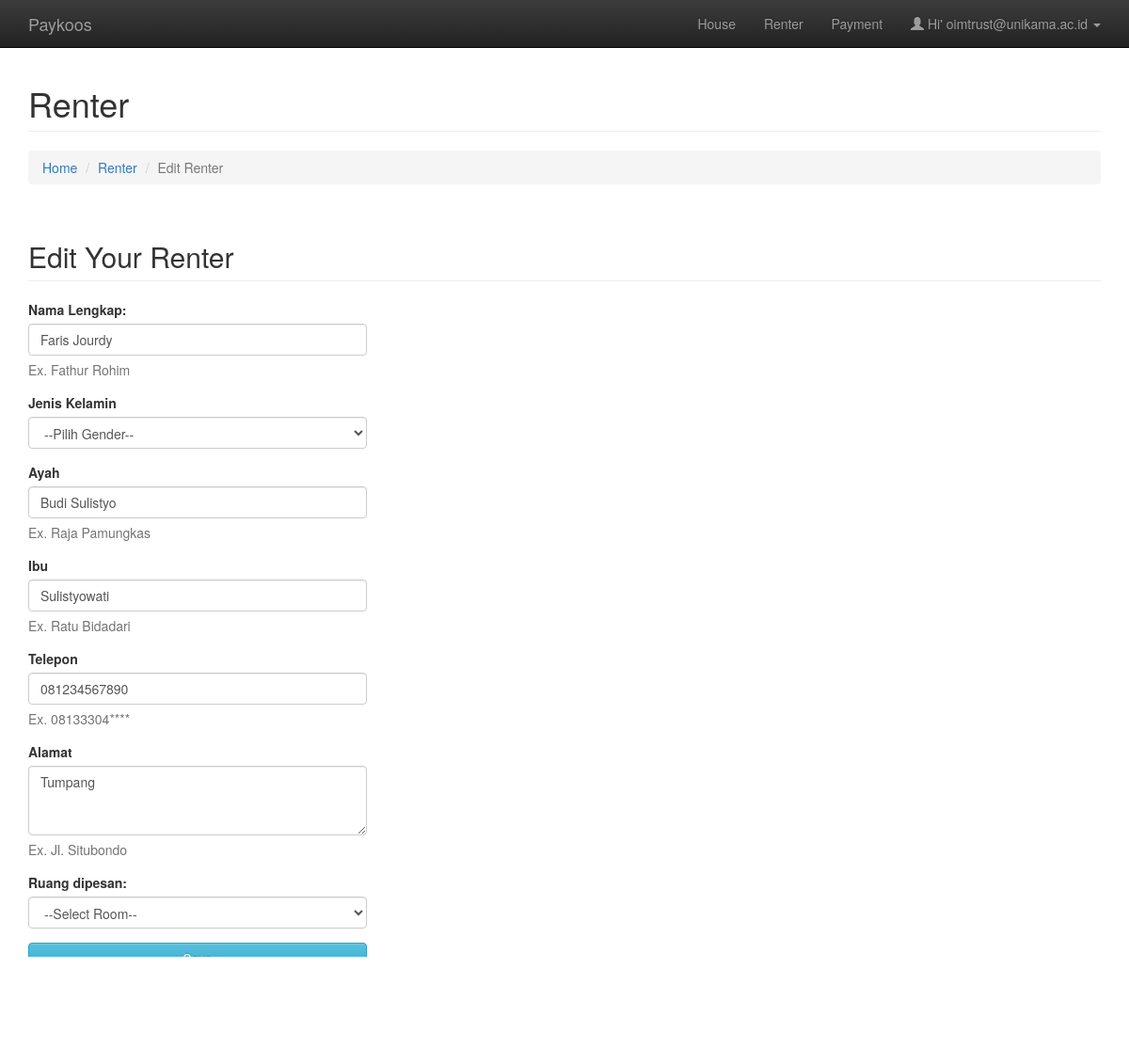
/owner-renter-edit.php?edit_idrenter=2 (signed in), run on the app's committed database.
### tables this page shows
CREATE TABLE `tbl_owner` (
  `id_owner` int(11) NOT NULL,
  `username` varchar(50) NOT NULL,
  `password` varchar(255) NOT NULL,
  `email` varchar(255) NOT NULL,
  `fullname` varchar(85) NOT NULL,
  `gender` varchar(15) NOT NULL,
  `phone` varchar(14) NOT NULL,
  `address` varchar(255) NOT NULL,
  `id_role` int(10) NOT NULL
);

CREATE TABLE `tbl_renter` (
  `id_renter` int(11) NOT NULL,
  `username` varchar(50) NOT NULL DEFAULT 'paykoos',
  `password` varchar(255) NOT NULL DEFAULT 'paykoos',
  `fullname` varchar(75) NOT NULL,
  `gender` varchar(15) NOT NULL,
  `father` varchar(75) NOT NULL,
  `mother` varchar(75) NOT NULL,
  `phone` varchar(14) NOT NULL,
  `address` varchar(255) NOT NULL,
  `id_role` int(10) NOT NULL,
  `id_owner` int(11) NOT NULL,
  `id_room` int(10) NOT NULL
);

### owner-renter-edit.php (called while the page is built, shortened)
<?php
	require_once 'app/config/class.owner.php';
	$auth_owner	= new OWNER();
	$id_owner	= $_SESSION['user_session'];
	$stmt	= $auth_owner->runQuery("SELECT * FROM tbl_owner WHERE id_owner=:id_owner");
	$stmt->execute(array(":id_owner"=>$id_owner));
	$ownerRow=$stmt->fetch(PDO::FETCH_ASSOC);
	if (isset($_GET['edit_idrenter']) && !empty($_GET['edit_idrenter'])) {
		$irenter 	= $_GET['edit_idrenter'];
		$stmt_edit	= $auth_owner->runQuery("SELECT * FROM tbl_renter WHERE id_renter =:irenter");
		$stmt_edit->execute(array('irenter'=>$irenter));
		$edit_row	= $stmt_edit->fetch(PDO::FETCH_ASSOC);
	}
	else {
		$auth_owner->redirect('owner-renter.php');
	}
	include 'app/view/header.php';
	include 'app/view/owner/menu-owner.php';
	include 'app/view/owner/renter-owner-edit.php';
	include 'app/view/footer.php';
 ?>

### app/config/class.owner.php (called while the page is built, shortened)
<?php
	class OWNER
	{
	    private $conn;
	    public function __construct()
	    {
	    	$database 	= new Database();
	    	$db 		= $database->dbConnection();
	    	$this->conn = $db;
	    }
	    public function runQuery($sql)
	    {
	    	$stmt	= $this->conn->prepare($sql);
	    	return $stmt;
	    }
	}
 ?>

### app/view/owner/renter-owner-edit.php (the view, shortened to what this page needs)
<div class="container">
        <div class="row">
            <div class="col-lg-12">
                <h1 class="page-header">Renter
                </h1>
                <ol class="breadcrumb">
                    <li><a href="owner-index.php">Home</a>
                    </li>
                    <li><a href="owner-renter.php" title="">Renter</a></li>
                    <li class="active">Edit Renter</li>
                </ol>
            </div>
        </div>
    <div class="row">
    	<div class="col-lg-12">
            <h2 class="page-header">Edit Your Renter</h2>
        </div>
        <div class="row">
        	<div class="col-lg-12">
            <form method="post">
	        	<div class="col-md-4">
	            	<div class="control-group form-group">
                        <div class="controls">
                            <label>Nama Lengkap:</label>
                            <input type="text" name="fullname" value="<?php echo $edit_row['fullname']; ?>" class="form-control" required>
                            <p class="help-block">Ex. Fathur Rohim</p>
                        </div>
                    </div>
                    <div class="control-group form-group">
                        <div class="controls">
                            <label>Jenis Kelamin</label>
                            <select name="gender" class="form-control">
                                <option value="">--Pilih Gender--</option>
                            </select>
                        </div>
                    </div>
                    <div class="control-group form-group">
                        <div class="controls">
                            <label>Ayah</label>
                            <input type="text" name="father" value="<?php echo $edit_row['father']; ?>" class="form-control" required>
                            <p class="help-block">Ex. Raja Pamungkas</p>
                        </div>
                    </div>
                    <div class="control-group form-group">
                        <div class="controls">
                            <label>Ibu</label>
                            <input type="text" name="mother" value="<?php echo $edit_row['mother']; ?>" class="form-control" required>
                            <p class="help-block">Ex. Ratu Bidadari</p>
                        </div>
                    </div>
                    <div class="control-group form-group">
                        <div class="controls">
                            <label>Telepon</label>
                            <input type="number" name="phone" value="<?php echo $edit_row['phone']; ?>" class="form-control" required>
                            <p class="help-block">Ex. 08133304****</p>
                        </div>
                    </div>
                    <div class="control-group form-group">
                        <div class="controls">
                            <label>Alamat</label>
                            <textarea name="address"  class="form-control" rows="3"><?php echo $edit_row['address']; ?></textarea>
                            <p class="help-block">Ex. Jl. Situbondo</p>
                        </div>
                    </div>
                    <div class="control-group form-group">
                        <div class="controls">
                            <label>Ruang dipesan:</label>
                            <select name="id_room" class="form-control">
                                <option selected="selected">--Select Room--</option>
                            </select>
                        </div>
                    </div>
                    <div class="control-group form-group">
                        <div class="controls">
                            <button type="submit" name="btn-update-renter" class="btn btn-info form-control">Save</button>
                        </div>
                    </div>
	            </div>
            </form>
	        </div>
        </div>
    </div>
</div>

### app/view/owner/menu-owner.php (shortened to what this page needs)
<nav class="navbar navbar-inverse navbar-fixed-top" role="navigation">
    <div class="container">
        <div class="navbar-header">
            <a class="navbar-brand" href="owner-index.php">Paykoos</a>
        </div>
        <div class="collapse navbar-collapse" id="bs-example-navbar-collapse-1">
            <ul class="nav navbar-nav navbar-right">
                <li>
                    <a href="owner-house.php">House</a>
                </li>
                <li>
                    <a href="owner-renter.php">Renter</a>
                </li>
                <li>
                    <a href="owner-payment.php">Payment</a>
                </li>
                <li class="dropdown">
                    <a href="#" class="dropdown-toggle" data-toggle="dropdown"><span class="glyphicon glyphicon-user"></span>&nbsp;Hi' <?php echo $ownerRow['email']; ?>&nbsp;<b class="caret"></b></a>
                </li>
            </ul>
        </div>
    </div>
</nav>

### asset/css/modern-business.css (style rules this page uses)
html, body { height: 100%; }
body { padding-top: 50px; }

### data on the page
tbl_owner: email "oimtrust@unikama.ac.id"
tbl_renter: fullname "Faris Jourdy", father "Budi Sulistyo", mother "Sulistyowati", phone "081234567890", address "Tumpang"
